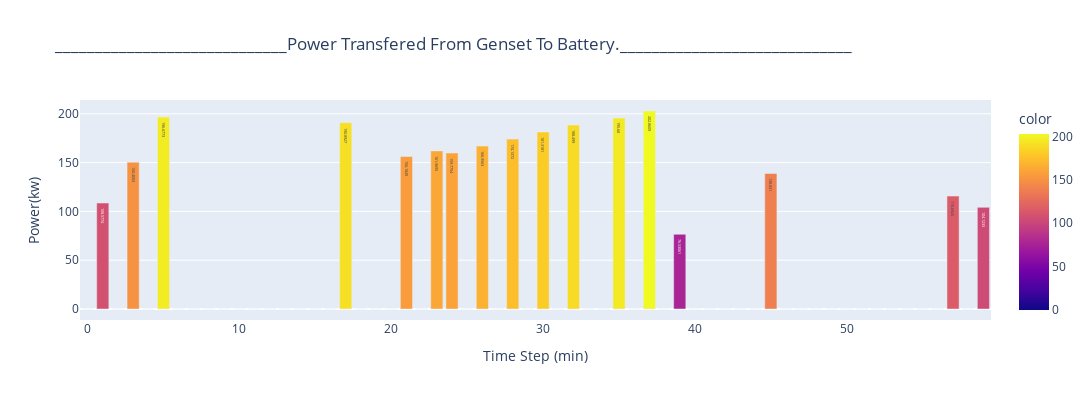

The code cell stored with this chart in its notebook:
### Markdown cell above
$\newline $
### Realised power to charge the battery.

### Code cell
fig = px.bar(x=V_steps, y=P_A_to_bat_list,
             title='_____________________________Power Transfered From Genset To Battery._____________________________',
             height=400, width=1350,
             labels=dict(x="Time Step (min)", y="Power(kw)"), text_auto=True, color=P_A_to_bat_list,
)
fig.show()

### Figure 1 — Plotly figure (JSON) as saved in the notebook; plotly's stock layout.template omitted (floating-point values rounded to 4 significant figures)
{"data": [{"alignmentgroup": "True", "hovertemplate": "Time Step (min)=%{x}<br>Power(kw)=%{y}<br>color=%{marker.color}<extra></extra>", "legendgroup": "", "marker": {"color": [-2.918e-07, 108.6, 2.132e-14, 150.4, 0, 196.7, 0, 0, 0, 0, 0, 0, 5.684e-14, 0, 0, 0, 0, 190.9, 0, 1.99e-13, 0, 156.2, 0, 162.0, 159.8, 0, 167.0, 0, 174.1, 0, 181.3, 0, 188.5, 0, 0, 195.7, 0, 202.9, 0, 76.53, 0, 0, 0, 0, 0, 138.8, 0, 0, 0, 0, 0, 0, 0, 0, 0, 0, 2.842e-14, 115.7, 0, 104.1], "coloraxis": "coloraxis", "pattern": {"shape": ""}}, "name": "", "offsetgroup": "", "orientation": "v", "showlegend": false, "textposition": "auto", "texttemplate": "%{y}", "type": "bar", "x": [0, 1, 2, 3, 4, 5, 6, 7, 8, 9, 10, 11, 12, 13, 14, 15, 16, 17, 18, 19, 20, 21, 22, 23, 24, 25, 26, 27, 28, 29, 30, 31, 32, 33, 34, 35, 36, 37, 38, 39, 40, 41, 42, 43, 44, 45, 46, 47, 48, 49, 50, 51, 52, 53, 54, 55, 56, 57, 58, 59], "xaxis": "x", "y": [-2.918e-07, 108.6, 2.132e-14, 150.4, 0, 196.7, 0, 0, 0, 0, 0, 0, 5.684e-14, 0, 0, 0, 0, 190.9, 0, 1.99e-13, 0, 156.2, 0, 162.0, 159.8, 0, 167.0, 0, 174.1, 0, 181.3, 0, 188.5, 0, 0, 195.7, 0, 202.9, 0, 76.53, 0, 0, 0, 0, 0, 138.8, 0, 0, 0, 0, 0, 0, 0, 0, 0, 0, 2.842e-14, 115.7, 0, 104.1], "yaxis": "y"}], "layout": {"barmode": "relative", "coloraxis": {"colorbar": {"title": {"text": "color"}}, "colorscale": [[0, "#0d0887"], [0.1111, "#46039f"], [0.2222, "#7201a8"], [0.3333, "#9c179e"], [0.4444, "#bd3786"], [0.5556, "#d8576b"], [0.6667, "#ed7953"], [0.7778, "#fb9f3a"], [0.8889, "#fdca26"], [1, "#f0f921"]]}, "height": 400, "legend": {"tracegroupgap": 0}, "title": {"text": "_____________________________Power Transfered From Genset To Battery._____________________________"}, "width": 1350, "xaxis": {"anchor": "y", "domain": [0, 1], "title": {"text": "Time Step (min)"}}, "yaxis": {"anchor": "x", "domain": [0, 1], "title": {"text": "Power(kw)"}}}}
